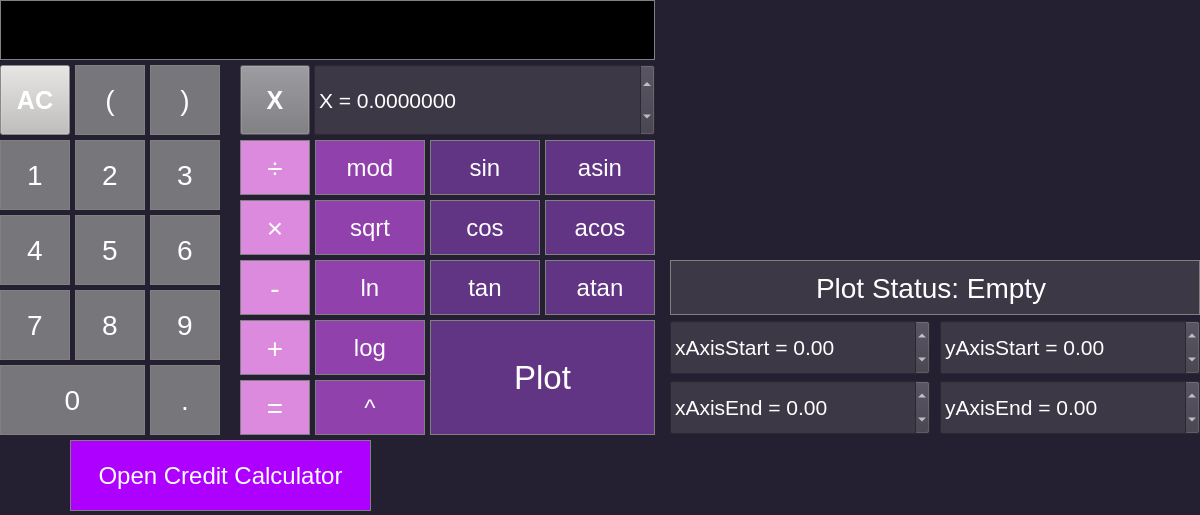
<?xml version="1.0" encoding="UTF-8"?>
<ui version="4.0">
 <class>MainWindow</class>
 <widget class="QMainWindow" name="MainWindow">
  <property name="geometry">
   <rect>
    <x>0</x>
    <y>0</y>
    <width>1200</width>
    <height>515</height>
   </rect>
  </property>
  <property name="sizePolicy">
   <sizepolicy hsizetype="Preferred" vsizetype="Preferred">
    <horstretch>0</horstretch>
    <verstretch>0</verstretch>
   </sizepolicy>
  </property>
  <property name="minimumSize">
   <size>
    <width>1200</width>
    <height>515</height>
   </size>
  </property>
  <property name="maximumSize">
   <size>
    <width>1200</width>
    <height>515</height>
   </size>
  </property>
  <property name="windowTitle">
   <string>s21_Smart_Calc_v_1.0</string>
  </property>
  <property name="styleSheet">
   <string notr="true">QMainWindow{
	background-color: rgb(36, 31, 49);
}</string>
  </property>
  <widget class="QWidget" name="centralwidget">
   <widget class="QPushButton" name="pushButton_n_1">
    <property name="geometry">
     <rect>
      <x>0</x>
      <y>140</y>
      <width>70</width>
      <height>70</height>
     </rect>
    </property>
    <property name="font">
     <font>
      <family>Ubuntu</family>
      <pointsize>21</pointsize>
     </font>
    </property>
    <property name="styleSheet">
     <string notr="true">QPushButton { 
	border: 1px solid gray;
	color: rgb(255, 255, 255);
	background-color: rgb(119, 118, 123);
}

QPushButton:pressed {
	background-color: qlineargradient(spread:pad, x1:0, y1:0, x2:1, y2:0, stop:0 rgba(0, 0, 0, 0), stop:1 rgba(0, 0, 0, 0));
}</string>
    </property>
    <property name="text">
     <string>1</string>
    </property>
   </widget>
   <widget class="QPushButton" name="pushButton_n_3">
    <property name="geometry">
     <rect>
      <x>150</x>
      <y>140</y>
      <width>70</width>
      <height>70</height>
     </rect>
    </property>
    <property name="font">
     <font>
      <family>Ubuntu</family>
      <pointsize>21</pointsize>
     </font>
    </property>
    <property name="styleSheet">
     <string notr="true">QPushButton { 
	border: 1px solid gray;
	color: rgb(255, 255, 255);
	background-color: rgb(119, 118, 123);
}

QPushButton:pressed {
	background-color: qlineargradient(spread:pad, x1:0, y1:0, x2:1, y2:0, stop:0 rgba(0, 0, 0, 0), stop:1 rgba(0, 0, 0, 0));
}</string>
    </property>
    <property name="text">
     <string>3</string>
    </property>
   </widget>
   <widget class="QPushButton" name="pushButton_n_2">
    <property name="geometry">
     <rect>
      <x>75</x>
      <y>140</y>
      <width>70</width>
      <height>70</height>
     </rect>
    </property>
    <property name="font">
     <font>
      <family>Ubuntu</family>
      <pointsize>21</pointsize>
     </font>
    </property>
    <property name="styleSheet">
     <string notr="true">QPushButton { 
	border: 1px solid gray;
	color: rgb(255, 255, 255);
	background-color: rgb(119, 118, 123);
}

QPushButton:pressed {
	background-color: qlineargradient(spread:pad, x1:0, y1:0, x2:1, y2:0, stop:0 rgba(0, 0, 0, 0), stop:1 rgba(0, 0, 0, 0));
}</string>
    </property>
    <property name="text">
     <string>2</string>
    </property>
   </widget>
   <widget class="QPushButton" name="pushButton_n_6">
    <property name="geometry">
     <rect>
      <x>150</x>
      <y>215</y>
      <width>70</width>
      <height>70</height>
     </rect>
    </property>
    <property name="font">
     <font>
      <family>Ubuntu</family>
      <pointsize>21</pointsize>
     </font>
    </property>
    <property name="styleSheet">
     <string notr="true">QPushButton { 
	border: 1px solid gray;
	color: rgb(255, 255, 255);
	background-color: rgb(119, 118, 123);
}

QPushButton:pressed {
	background-color: qlineargradient(spread:pad, x1:0, y1:0, x2:1, y2:0, stop:0 rgba(0, 0, 0, 0), stop:1 rgba(0, 0, 0, 0));
}</string>
    </property>
    <property name="text">
     <string>6</string>
    </property>
   </widget>
   <widget class="QPushButton" name="pushButton_n_4">
    <property name="geometry">
     <rect>
      <x>0</x>
      <y>215</y>
      <width>70</width>
      <height>70</height>
     </rect>
    </property>
    <property name="font">
     <font>
      <family>Ubuntu</family>
      <pointsize>21</pointsize>
     </font>
    </property>
    <property name="styleSheet">
     <string notr="true">QPushButton { 
	border: 1px solid gray;
	color: rgb(255, 255, 255);
	background-color: rgb(119, 118, 123);
}

QPushButton:pressed {
	background-color: qlineargradient(spread:pad, x1:0, y1:0, x2:1, y2:0, stop:0 rgba(0, 0, 0, 0), stop:1 rgba(0, 0, 0, 0));
}</string>
    </property>
    <property name="text">
     <string>4</string>
    </property>
   </widget>
   <widget class="QPushButton" name="pushButton_n_5">
    <property name="geometry">
     <rect>
      <x>75</x>
      <y>215</y>
      <width>70</width>
      <height>70</height>
     </rect>
    </property>
    <property name="font">
     <font>
      <family>Ubuntu</family>
      <pointsize>21</pointsize>
     </font>
    </property>
    <property name="styleSheet">
     <string notr="true">QPushButton { 
	border: 1px solid gray;
	color: rgb(255, 255, 255);
	background-color: rgb(119, 118, 123);
}

QPushButton:pressed {
	background-color: qlineargradient(spread:pad, x1:0, y1:0, x2:1, y2:0, stop:0 rgba(0, 0, 0, 0), stop:1 rgba(0, 0, 0, 0));
}</string>
    </property>
    <property name="text">
     <string>5</string>
    </property>
   </widget>
   <widget class="QPushButton" name="pushButton_n_9">
    <property name="geometry">
     <rect>
      <x>150</x>
      <y>290</y>
      <width>70</width>
      <height>70</height>
     </rect>
    </property>
    <property name="font">
     <font>
      <family>Ubuntu</family>
      <pointsize>21</pointsize>
     </font>
    </property>
    <property name="styleSheet">
     <string notr="true">QPushButton { 
	border: 1px solid gray;
	color: rgb(255, 255, 255);
	background-color: rgb(119, 118, 123);
}

QPushButton:pressed {
	background-color: qlineargradient(spread:pad, x1:0, y1:0, x2:1, y2:0, stop:0 rgba(0, 0, 0, 0), stop:1 rgba(0, 0, 0, 0));
}</string>
    </property>
    <property name="text">
     <string>9</string>
    </property>
   </widget>
   <widget class="QPushButton" name="pushButton_n_7">
    <property name="geometry">
     <rect>
      <x>0</x>
      <y>290</y>
      <width>70</width>
      <height>70</height>
     </rect>
    </property>
    <property name="font">
     <font>
      <family>Ubuntu</family>
      <pointsize>21</pointsize>
     </font>
    </property>
    <property name="styleSheet">
     <string notr="true">QPushButton { 
	border: 1px solid gray;
	color: rgb(255, 255, 255);
	background-color: rgb(119, 118, 123);
}

QPushButton:pressed {
	background-color: qlineargradient(spread:pad, x1:0, y1:0, x2:1, y2:0, stop:0 rgba(0, 0, 0, 0), stop:1 rgba(0, 0, 0, 0));
}</string>
    </property>
    <property name="text">
     <string>7</string>
    </property>
   </widget>
   <widget class="QPushButton" name="pushButton_n_8">
    <property name="geometry">
     <rect>
      <x>75</x>
      <y>290</y>
      <width>70</width>
      <height>70</height>
     </rect>
    </property>
    <property name="font">
     <font>
      <family>Ubuntu</family>
      <pointsize>21</pointsize>
     </font>
    </property>
    <property name="styleSheet">
     <string notr="true">QPushButton { 
	border: 1px solid gray;
	color: rgb(255, 255, 255);
	background-color: rgb(119, 118, 123);
}

QPushButton:pressed {
	background-color: qlineargradient(spread:pad, x1:0, y1:0, x2:1, y2:0, stop:0 rgba(0, 0, 0, 0), stop:1 rgba(0, 0, 0, 0));
}</string>
    </property>
    <property name="text">
     <string>8</string>
    </property>
   </widget>
   <widget class="QLineEdit" name="lineEdit">
    <property name="geometry">
     <rect>
      <x>0</x>
      <y>0</y>
      <width>655</width>
      <height>60</height>
     </rect>
    </property>
    <property name="font">
     <font>
      <pointsize>21</pointsize>
     </font>
    </property>
    <property name="layoutDirection">
     <enum>Qt::LeftToRight</enum>
    </property>
    <property name="styleSheet">
     <string notr="true">QLineEdit {
	background-color: rgb(0, 0, 0);
	color: rgb(255, 255, 255);
	border: 1px solid grey;
}</string>
    </property>
    <property name="maxLength">
     <number>255</number>
    </property>
    <property name="alignment">
     <set>Qt::AlignRight|Qt::AlignTrailing|Qt::AlignVCenter</set>
    </property>
   </widget>
   <widget class="QPushButton" name="pushButton_n_0">
    <property name="geometry">
     <rect>
      <x>0</x>
      <y>365</y>
      <width>145</width>
      <height>70</height>
     </rect>
    </property>
    <property name="font">
     <font>
      <family>Ubuntu</family>
      <pointsize>21</pointsize>
     </font>
    </property>
    <property name="styleSheet">
     <string notr="true">QPushButton { 
	border: 1px solid gray;
	color: rgb(255, 255, 255);
	background-color: rgb(119, 118, 123);
}

QPushButton:pressed {
	background-color: qlineargradient(spread:pad, x1:0, y1:0, x2:1, y2:0, stop:0 rgba(0, 0, 0, 0), stop:1 rgba(0, 0, 0, 0));
}</string>
    </property>
    <property name="text">
     <string>0</string>
    </property>
   </widget>
   <widget class="QPushButton" name="pushButton_dot">
    <property name="geometry">
     <rect>
      <x>150</x>
      <y>365</y>
      <width>70</width>
      <height>70</height>
     </rect>
    </property>
    <property name="font">
     <font>
      <pointsize>21</pointsize>
     </font>
    </property>
    <property name="styleSheet">
     <string notr="true">QPushButton { 
	border: 1px solid gray;
	color: rgb(255, 255, 255);
	background-color: rgb(119, 118, 123);
}

QPushButton:pressed {
	background-color: qlineargradient(spread:pad, x1:0, y1:0, x2:1, y2:0, stop:0 rgba(0, 0, 0, 0), stop:1 rgba(0, 0, 0, 0));
}</string>
    </property>
    <property name="text">
     <string>.</string>
    </property>
   </widget>
   <widget class="QPushButton" name="pushButton_plus">
    <property name="geometry">
     <rect>
      <x>240</x>
      <y>320</y>
      <width>70</width>
      <height>55</height>
     </rect>
    </property>
    <property name="font">
     <font>
      <pointsize>21</pointsize>
     </font>
    </property>
    <property name="styleSheet">
     <string notr="true">QPushButton {
	background-color: rgb(220, 138, 221);
	color: rgb(255, 255, 255);
	border: 1px solid grey;
}

QPushButton:pressed {
	background-color: qlineargradient(spread:pad, x1:0, y1:0, x2:1, y2:0, stop:0 rgba(187, 0, 207, 255), stop:1 rgba(187, 0, 207, 255));
}</string>
    </property>
    <property name="text">
     <string>+</string>
    </property>
   </widget>
   <widget class="QPushButton" name="pushButton_minus">
    <property name="geometry">
     <rect>
      <x>240</x>
      <y>260</y>
      <width>70</width>
      <height>55</height>
     </rect>
    </property>
    <property name="font">
     <font>
      <pointsize>21</pointsize>
     </font>
    </property>
    <property name="styleSheet">
     <string notr="true">QPushButton {
	background-color: rgb(220, 138, 221);
	color: rgb(255, 255, 255);
	border: 1px solid grey;
}

QPushButton:pressed {
	background-color: qlineargradient(spread:pad, x1:0, y1:0, x2:1, y2:0, stop:0 rgba(187, 0, 207, 255), stop:1 rgba(187, 0, 207, 255));
}</string>
    </property>
    <property name="text">
     <string>-</string>
    </property>
   </widget>
   <widget class="QPushButton" name="pushButton_mul">
    <property name="geometry">
     <rect>
      <x>240</x>
      <y>200</y>
      <width>70</width>
      <height>55</height>
     </rect>
    </property>
    <property name="font">
     <font>
      <pointsize>21</pointsize>
     </font>
    </property>
    <property name="styleSheet">
     <string notr="true">QPushButton {
	background-color: rgb(220, 138, 221);
	color: rgb(255, 255, 255);
	border: 1px solid grey;
}

QPushButton:pressed {
	background-color: qlineargradient(spread:pad, x1:0, y1:0, x2:1, y2:0, stop:0 rgba(187, 0, 207, 255), stop:1 rgba(187, 0, 207, 255));
}</string>
    </property>
    <property name="text">
     <string>×</string>
    </property>
   </widget>
   <widget class="QPushButton" name="pushButton_div">
    <property name="geometry">
     <rect>
      <x>240</x>
      <y>140</y>
      <width>70</width>
      <height>55</height>
     </rect>
    </property>
    <property name="font">
     <font>
      <pointsize>21</pointsize>
     </font>
    </property>
    <property name="styleSheet">
     <string notr="true">QPushButton {
	background-color: rgb(220, 138, 221);
	color: rgb(255, 255, 255);
	border: 1px solid grey;
}

QPushButton:pressed {
	background-color: qlineargradient(spread:pad, x1:0, y1:0, x2:1, y2:0, stop:0 rgba(187, 0, 207, 255), stop:1 rgba(187, 0, 207, 255));
}</string>
    </property>
    <property name="text">
     <string>÷</string>
    </property>
   </widget>
   <widget class="QPushButton" name="pushButton_eq">
    <property name="geometry">
     <rect>
      <x>240</x>
      <y>380</y>
      <width>70</width>
      <height>55</height>
     </rect>
    </property>
    <property name="font">
     <font>
      <pointsize>21</pointsize>
     </font>
    </property>
    <property name="styleSheet">
     <string notr="true">QPushButton {
	background-color: rgb(220, 138, 221);
	color: rgb(255, 255, 255);
	border: 1px solid grey;
}

QPushButton:pressed {
	background-color: qlineargradient(spread:pad, x1:0, y1:0, x2:1, y2:0, stop:0 rgba(187, 0, 207, 255), stop:1 rgba(187, 0, 207, 255));
}</string>
    </property>
    <property name="text">
     <string>=</string>
    </property>
   </widget>
   <widget class="QPushButton" name="pushButton_clean">
    <property name="geometry">
     <rect>
      <x>0</x>
      <y>65</y>
      <width>70</width>
      <height>70</height>
     </rect>
    </property>
    <property name="font">
     <font>
      <pointsize>19</pointsize>
      <bold>true</bold>
     </font>
    </property>
    <property name="styleSheet">
     <string notr="true">QPushButton {
	border: 1x solid grey;
	color: rgb(255, 255, 255);
	background-color: rgb(192, 191, 188);
}

QPushButton:pressed {
	background-color: qlineargradient(spread:pad, x1:0, y1:0, x2:1, y2:0, stop:0 rgba(0, 0, 0, 0), stop:1 rgba(0, 0, 0, 0));
}</string>
    </property>
    <property name="text">
     <string>AC</string>
    </property>
   </widget>
   <widget class="QPushButton" name="pushButton_x">
    <property name="geometry">
     <rect>
      <x>240</x>
      <y>65</y>
      <width>70</width>
      <height>70</height>
     </rect>
    </property>
    <property name="font">
     <font>
      <pointsize>19</pointsize>
      <bold>true</bold>
     </font>
    </property>
    <property name="styleSheet">
     <string notr="true">QPushButton {
	border: 1x solid grey;
	color: rgb(255, 255, 255);
	background-color: rgb(119, 118, 123);
}

QPushButton:pressed {
	background-color: qlineargradient(spread:pad, x1:0, y1:0, x2:1, y2:0, stop:0 rgba(0, 0, 0, 0), stop:1 rgba(0, 0, 0, 0));
}</string>
    </property>
    <property name="text">
     <string>X</string>
    </property>
   </widget>
   <widget class="QDoubleSpinBox" name="doubleSpinBox_xvalue">
    <property name="geometry">
     <rect>
      <x>314</x>
      <y>64</y>
      <width>341</width>
      <height>72</height>
     </rect>
    </property>
    <property name="font">
     <font>
      <pointsize>16</pointsize>
      <italic>false</italic>
     </font>
    </property>
    <property name="styleSheet">
     <string notr="true">QDoubleSpinBox {
	background-color: rgb(61, 56, 70);
	color: rgb(255, 255, 255);
}</string>
    </property>
    <property name="specialValueText">
     <string/>
    </property>
    <property name="prefix">
     <string>X = </string>
    </property>
    <property name="decimals">
     <number>7</number>
    </property>
    <property name="minimum">
     <double>-99999999999999996863366107917975552.000000000000000</double>
    </property>
    <property name="maximum">
     <double>99999999999999996863366107917975552.000000000000000</double>
    </property>
   </widget>
   <widget class="QPushButton" name="pushButton_mod">
    <property name="geometry">
     <rect>
      <x>315</x>
      <y>140</y>
      <width>110</width>
      <height>55</height>
     </rect>
    </property>
    <property name="font">
     <font>
      <pointsize>18</pointsize>
      <bold>false</bold>
     </font>
    </property>
    <property name="styleSheet">
     <string notr="true">QPushButton{
	background-color: rgb(145, 65, 172);
	color: rgb(255, 255, 255);
	border:1px solid grey
}

QPushButton:pressed {
	background-color: qlineargradient(spread:pad, x1:0, y1:0, x2:1, y2:0, stop:1 rgba(174, 0, 185, 255));
}
</string>
    </property>
    <property name="text">
     <string>mod</string>
    </property>
   </widget>
   <widget class="QPushButton" name="pushButton_sqrt">
    <property name="geometry">
     <rect>
      <x>315</x>
      <y>200</y>
      <width>110</width>
      <height>55</height>
     </rect>
    </property>
    <property name="font">
     <font>
      <pointsize>18</pointsize>
      <bold>false</bold>
     </font>
    </property>
    <property name="styleSheet">
     <string notr="true">QPushButton{
	background-color: rgb(145, 65, 172);
	color: rgb(255, 255, 255);
	border:1px solid grey
}

QPushButton:pressed {
	background-color: qlineargradient(spread:pad, x1:0, y1:0, x2:1, y2:0, stop:1 rgba(174, 0, 185, 255));
}
</string>
    </property>
    <property name="text">
     <string>sqrt</string>
    </property>
   </widget>
   <widget class="QPushButton" name="pushButton_ln">
    <property name="geometry">
     <rect>
      <x>315</x>
      <y>260</y>
      <width>110</width>
      <height>55</height>
     </rect>
    </property>
    <property name="font">
     <font>
      <pointsize>18</pointsize>
      <bold>false</bold>
     </font>
    </property>
    <property name="styleSheet">
     <string notr="true">QPushButton{
	background-color: rgb(145, 65, 172);
	color: rgb(255, 255, 255);
	border:1px solid grey
}

QPushButton:pressed {
	background-color: qlineargradient(spread:pad, x1:0, y1:0, x2:1, y2:0, stop:1 rgba(174, 0, 185, 255));
}
</string>
    </property>
    <property name="text">
     <string>ln</string>
    </property>
   </widget>
   <widget class="QPushButton" name="pushButton_log">
    <property name="geometry">
     <rect>
      <x>315</x>
      <y>320</y>
      <width>110</width>
      <height>55</height>
     </rect>
    </property>
    <property name="font">
     <font>
      <pointsize>18</pointsize>
      <bold>false</bold>
     </font>
    </property>
    <property name="styleSheet">
     <string notr="true">QPushButton{
	background-color: rgb(145, 65, 172);
	color: rgb(255, 255, 255);
	border:1px solid grey
}

QPushButton:pressed {
	background-color: qlineargradient(spread:pad, x1:0, y1:0, x2:1, y2:0, stop:1 rgba(174, 0, 185, 255));
}
</string>
    </property>
    <property name="text">
     <string>log</string>
    </property>
   </widget>
   <widget class="QPushButton" name="pushButton_pow">
    <property name="geometry">
     <rect>
      <x>315</x>
      <y>380</y>
      <width>110</width>
      <height>55</height>
     </rect>
    </property>
    <property name="font">
     <font>
      <pointsize>18</pointsize>
      <bold>false</bold>
     </font>
    </property>
    <property name="styleSheet">
     <string notr="true">QPushButton{
	background-color: rgb(145, 65, 172);
	color: rgb(255, 255, 255);
	border:1px solid grey
}

QPushButton:pressed {
	background-color: qlineargradient(spread:pad, x1:0, y1:0, x2:1, y2:0, stop:1 rgba(174, 0, 185, 255));
}
</string>
    </property>
    <property name="text">
     <string>^</string>
    </property>
   </widget>
   <widget class="QPushButton" name="pushButton_lbracket">
    <property name="geometry">
     <rect>
      <x>75</x>
      <y>65</y>
      <width>70</width>
      <height>70</height>
     </rect>
    </property>
    <property name="font">
     <font>
      <family>Ubuntu</family>
      <pointsize>21</pointsize>
     </font>
    </property>
    <property name="styleSheet">
     <string notr="true">QPushButton { 
	border: 1px solid gray;
	color: rgb(255, 255, 255);
	background-color: rgb(119, 118, 123);
}

QPushButton:pressed {
	background-color: qlineargradient(spread:pad, x1:0, y1:0, x2:1, y2:0, stop:0 rgba(0, 0, 0, 0), stop:1 rgba(0, 0, 0, 0));
}</string>
    </property>
    <property name="text">
     <string>(</string>
    </property>
   </widget>
   <widget class="QPushButton" name="pushButton_rbracket">
    <property name="geometry">
     <rect>
      <x>150</x>
      <y>65</y>
      <width>70</width>
      <height>70</height>
     </rect>
    </property>
    <property name="font">
     <font>
      <family>Ubuntu</family>
      <pointsize>21</pointsize>
     </font>
    </property>
    <property name="styleSheet">
     <string notr="true">QPushButton { 
	border: 1px solid gray;
	color: rgb(255, 255, 255);
	background-color: rgb(119, 118, 123);
}

QPushButton:pressed {
	background-color: qlineargradient(spread:pad, x1:0, y1:0, x2:1, y2:0, stop:0 rgba(0, 0, 0, 0), stop:1 rgba(0, 0, 0, 0));
}</string>
    </property>
    <property name="text">
     <string>)</string>
    </property>
   </widget>
   <widget class="QPushButton" name="pushButton_tan">
    <property name="geometry">
     <rect>
      <x>430</x>
      <y>260</y>
      <width>110</width>
      <height>55</height>
     </rect>
    </property>
    <property name="font">
     <font>
      <pointsize>18</pointsize>
      <bold>false</bold>
     </font>
    </property>
    <property name="styleSheet">
     <string notr="true">QPushButton{
	background-color: rgb(97, 53, 131);
	color: rgb(255, 255, 255);
	border:1px solid grey
}

QPushButton:pressed {
	
	background-color: qlineargradient(spread:pad, x1:0, y1:0, x2:1, y2:0, stop:1 rgba(134, 0, 236, 255));
}
</string>
    </property>
    <property name="text">
     <string>tan</string>
    </property>
   </widget>
   <widget class="QPushButton" name="pushButton_cos">
    <property name="geometry">
     <rect>
      <x>430</x>
      <y>200</y>
      <width>110</width>
      <height>55</height>
     </rect>
    </property>
    <property name="font">
     <font>
      <pointsize>18</pointsize>
      <bold>false</bold>
     </font>
    </property>
    <property name="styleSheet">
     <string notr="true">QPushButton{
	background-color: rgb(97, 53, 131);
	color: rgb(255, 255, 255);
	border:1px solid grey
}

QPushButton:pressed {
	
	background-color: qlineargradient(spread:pad, x1:0, y1:0, x2:1, y2:0, stop:1 rgba(134, 0, 236, 255));
}
</string>
    </property>
    <property name="text">
     <string>cos</string>
    </property>
   </widget>
   <widget class="QPushButton" name="pushButton_sin">
    <property name="geometry">
     <rect>
      <x>430</x>
      <y>140</y>
      <width>110</width>
      <height>55</height>
     </rect>
    </property>
    <property name="font">
     <font>
      <pointsize>18</pointsize>
      <bold>false</bold>
     </font>
    </property>
    <property name="styleSheet">
     <string notr="true">QPushButton{
	background-color: rgb(97, 53, 131);
	color: rgb(255, 255, 255);
	border:1px solid grey
}

QPushButton:pressed {
	
	background-color: qlineargradient(spread:pad, x1:0, y1:0, x2:1, y2:0, stop:1 rgba(134, 0, 236, 255));
}
</string>
    </property>
    <property name="text">
     <string>sin</string>
    </property>
   </widget>
   <widget class="QPushButton" name="pushButton_atan">
    <property name="geometry">
     <rect>
      <x>545</x>
      <y>260</y>
      <width>110</width>
      <height>55</height>
     </rect>
    </property>
    <property name="font">
     <font>
      <pointsize>18</pointsize>
      <bold>false</bold>
     </font>
    </property>
    <property name="styleSheet">
     <string notr="true">QPushButton{
	background-color: rgb(97, 53, 131);
	color: rgb(255, 255, 255);
	border:1px solid grey
}

QPushButton:pressed {
	
	background-color: qlineargradient(spread:pad, x1:0, y1:0, x2:1, y2:0, stop:1 rgba(134, 0, 236, 255));
}
</string>
    </property>
    <property name="text">
     <string>atan</string>
    </property>
   </widget>
   <widget class="QPushButton" name="pushButton_asin">
    <property name="geometry">
     <rect>
      <x>545</x>
      <y>140</y>
      <width>110</width>
      <height>55</height>
     </rect>
    </property>
    <property name="font">
     <font>
      <pointsize>18</pointsize>
      <bold>false</bold>
     </font>
    </property>
    <property name="styleSheet">
     <string notr="true">QPushButton{
	background-color: rgb(97, 53, 131);
	color: rgb(255, 255, 255);
	border:1px solid grey
}

QPushButton:pressed {
	
	background-color: qlineargradient(spread:pad, x1:0, y1:0, x2:1, y2:0, stop:1 rgba(134, 0, 236, 255));
}
</string>
    </property>
    <property name="text">
     <string>asin</string>
    </property>
   </widget>
   <widget class="QPushButton" name="pushButton_acos">
    <property name="geometry">
     <rect>
      <x>545</x>
      <y>200</y>
      <width>110</width>
      <height>55</height>
     </rect>
    </property>
    <property name="font">
     <font>
      <pointsize>18</pointsize>
      <bold>false</bold>
     </font>
    </property>
    <property name="styleSheet">
     <string notr="true">QPushButton{
	background-color: rgb(97, 53, 131);
	color: rgb(255, 255, 255);
	border:1px solid grey
}

QPushButton:pressed {
	
	background-color: qlineargradient(spread:pad, x1:0, y1:0, x2:1, y2:0, stop:1 rgba(134, 0, 236, 255));
}
</string>
    </property>
    <property name="text">
     <string>acos</string>
    </property>
   </widget>
   <widget class="QCustomPlot" name="s21_graph" native="true">
    <property name="geometry">
     <rect>
      <x>670</x>
      <y>0</y>
      <width>530</width>
      <height>255</height>
     </rect>
    </property>
   </widget>
   <widget class="QPushButton" name="pushButton_plot">
    <property name="geometry">
     <rect>
      <x>430</x>
      <y>320</y>
      <width>225</width>
      <height>115</height>
     </rect>
    </property>
    <property name="font">
     <font>
      <pointsize>25</pointsize>
     </font>
    </property>
    <property name="styleSheet">
     <string notr="true">QPushButton{
	background-color: rgb(97, 53, 131);
	color: rgb(255, 255, 255);
	border:1px solid grey;
}
QPushButton:pressed {
	background-color: qlineargradient(spread:pad, x1:0, y1:0, x2:1, y2:0, stop:1 rgba(134, 0, 236, 255));
}</string>
    </property>
    <property name="text">
     <string>Plot</string>
    </property>
   </widget>
   <widget class="QDoubleSpinBox" name="doubleSpinBox_xbegin">
    <property name="geometry">
     <rect>
      <x>670</x>
      <y>320</y>
      <width>260</width>
      <height>55</height>
     </rect>
    </property>
    <property name="font">
     <font>
      <pointsize>16</pointsize>
     </font>
    </property>
    <property name="styleSheet">
     <string notr="true">QDoubleSpinBox {
	background-color: rgb(61, 56, 70);
	color: rgb(255, 255, 255);
}</string>
    </property>
    <property name="prefix">
     <string>xAxisStart = </string>
    </property>
    <property name="minimum">
     <double>-1000000.000000000000000</double>
    </property>
    <property name="maximum">
     <double>1000000.000000000000000</double>
    </property>
   </widget>
   <widget class="QDoubleSpinBox" name="doubleSpinBox_xend">
    <property name="geometry">
     <rect>
      <x>670</x>
      <y>380</y>
      <width>260</width>
      <height>55</height>
     </rect>
    </property>
    <property name="font">
     <font>
      <pointsize>16</pointsize>
     </font>
    </property>
    <property name="styleSheet">
     <string notr="true">QDoubleSpinBox {
	background-color: rgb(61, 56, 70);
	color: rgb(255, 255, 255);
}</string>
    </property>
    <property name="prefix">
     <string>xAxisEnd = </string>
    </property>
    <property name="minimum">
     <double>-1000000.000000000000000</double>
    </property>
    <property name="maximum">
     <double>1000000.000000000000000</double>
    </property>
   </widget>
   <widget class="QDoubleSpinBox" name="doubleSpinBox_ybegin">
    <property name="geometry">
     <rect>
      <x>940</x>
      <y>320</y>
      <width>260</width>
      <height>55</height>
     </rect>
    </property>
    <property name="font">
     <font>
      <pointsize>16</pointsize>
     </font>
    </property>
    <property name="styleSheet">
     <string notr="true">QDoubleSpinBox {
	background-color: rgb(61, 56, 70);
	color: rgb(255, 255, 255);
}</string>
    </property>
    <property name="prefix">
     <string>yAxisStart = </string>
    </property>
    <property name="minimum">
     <double>-1000000.000000000000000</double>
    </property>
    <property name="maximum">
     <double>1000000.000000000000000</double>
    </property>
   </widget>
   <widget class="QDoubleSpinBox" name="doubleSpinBox_yend">
    <property name="geometry">
     <rect>
      <x>940</x>
      <y>380</y>
      <width>260</width>
      <height>55</height>
     </rect>
    </property>
    <property name="font">
     <font>
      <pointsize>16</pointsize>
     </font>
    </property>
    <property name="styleSheet">
     <string notr="true">QDoubleSpinBox {
	background-color: rgb(61, 56, 70);
	color: rgb(255, 255, 255);
}</string>
    </property>
    <property name="prefix">
     <string>yAxisEnd = </string>
    </property>
    <property name="minimum">
     <double>-1000000.000000000000000</double>
    </property>
    <property name="maximum">
     <double>1000000.000000000000000</double>
    </property>
   </widget>
   <widget class="QLabel" name="labelPlotStatus">
    <property name="geometry">
     <rect>
      <x>670</x>
      <y>260</y>
      <width>530</width>
      <height>55</height>
     </rect>
    </property>
    <property name="font">
     <font>
      <pointsize>21</pointsize>
     </font>
    </property>
    <property name="styleSheet">
     <string notr="true">QLabel {
	color: rgb(255, 255, 255);
	background-color: rgb(61, 56, 70);
	border: 1px solid grey;
}</string>
    </property>
    <property name="text">
     <string>Plot Status: Empty </string>
    </property>
    <property name="alignment">
     <set>Qt::AlignCenter</set>
    </property>
   </widget>
   <widget class="QPushButton" name="pushButton_openCreditCalc">
    <property name="geometry">
     <rect>
      <x>70</x>
      <y>440</y>
      <width>301</width>
      <height>71</height>
     </rect>
    </property>
    <property name="font">
     <font>
      <pointsize>18</pointsize>
     </font>
    </property>
    <property name="styleSheet">
     <string notr="true">QPushButton {
	background-color: rgb(174, 0, 255);
	color: rgb(255, 255, 255);
	border:1px solid grey;
}

QPushButton:pressed {
	background-color: qlineargradient(spread:pad, x1:0, y1:0, x2:1, y2:1, stop:1 rgba(168, 0, 241, 255));
}</string>
    </property>
    <property name="text">
     <string>Open Credit Calculator</string>
    </property>
   </widget>
  </widget>
 </widget>
 <customwidgets>
  <customwidget>
   <class>QCustomPlot</class>
   <extends>QWidget</extends>
   <header>qcustomplot.h</header>
   <container>1</container>
  </customwidget>
 </customwidgets>
 <resources/>
 <connections/>
</ui>
